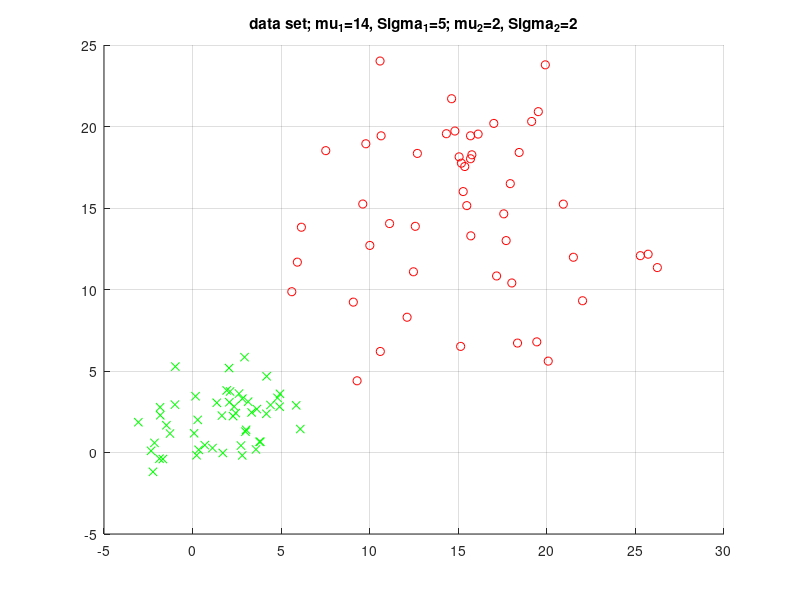
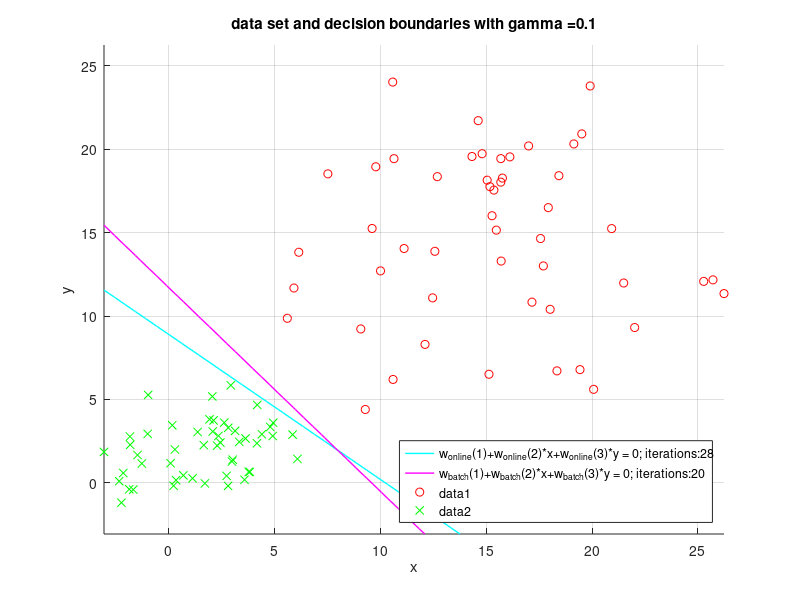
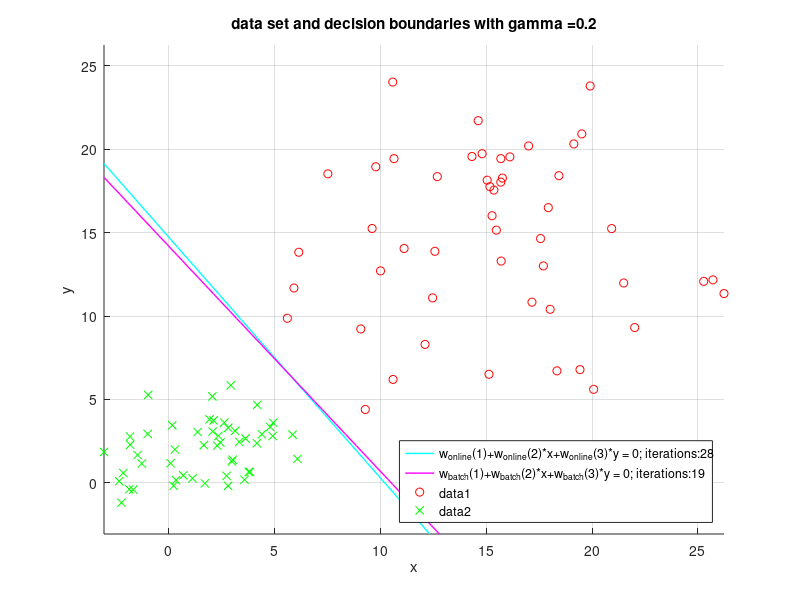
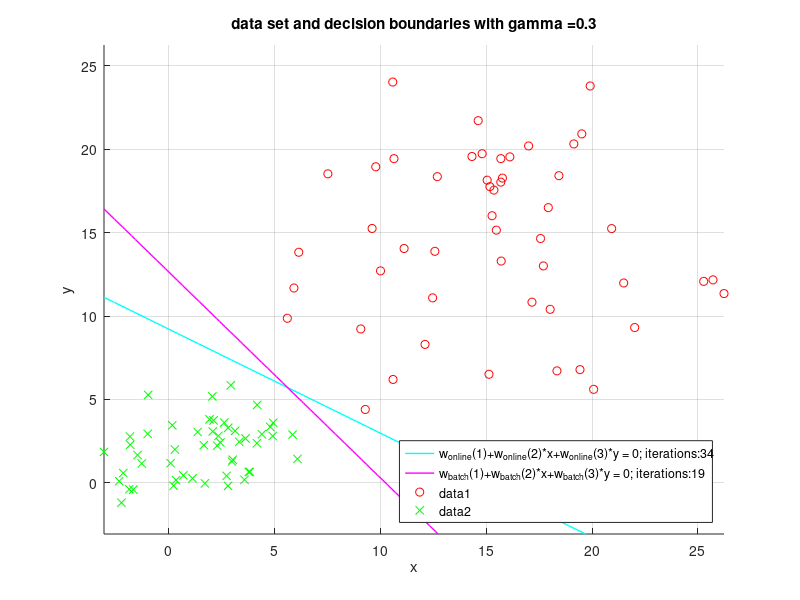

Write MATLAB code to recreate these figures, in order. (Note: a time limit stopped this script after it produced the figures.)
function MyPerceptron()
    clc, clear, close all

    n = 100;
    d = 2;
    
    Mu_1 = [14,14,14,14]; 
    Sigma_1 = [5,4,3,2];

    Mu_2 = [2, 2, 2, 2]; 
    Sigma_2 = [2,3,4,5];

    Seed = [2,2,2,2];
    
    [m_Sigma, n_Sigma] = size(Sigma_1);
    
    for index_DataSet=1:n_Sigma

        [data, target] = genData(n, d, Mu_1(index_DataSet), Sigma_1(index_DataSet), Mu_2(index_DataSet), Sigma_2(index_DataSet), Seed(index_DataSet));
        [data_1, data_2] = separateData(data, target);

        no_figure_dataset = index_DataSet*100;
        %displayData(data_1, data_2, no_figure_dataset);
        displayData(data_1, data_2, Mu_1(index_DataSet), Sigma_1(index_DataSet),Mu_2(index_DataSet), Sigma_2(index_DataSet), no_figure_dataset)
        close(no_figure_dataset);

        X = createHomogenData(data);
        t = target;
        maxIts = 10000;

        Gamma = 0.1:0.1:4;
        [Gamma_m,Gamma_n] = size(Gamma);
        Iterations_online = zeros(Gamma_n,1);
        Iterations_batch = zeros(Gamma_n,1);

        for index_Gamma=1:Gamma_n
            gamma = Gamma(index_Gamma);
            online = true;
            [w_online, its_online] = percTrain(X,t,maxIts, online, gamma);
            online = false;
            [w_batch, its_batch] = percTrain(X,t,maxIts, online, gamma);
            Iterations_online(index_Gamma) = its_online;
            Iterations_batch(index_Gamma) = its_batch;
            no_figure_dataAndBorder = no_figure_dataset+index_Gamma;
            displayDataAndBorder(data_1, data_2, w_online, w_batch, gamma, its_online, its_batch, no_figure_dataAndBorder);
            close(no_figure_dataAndBorder);
        end

        no_figure_GammaToIts = no_figure_dataset+50;
        displayGammaToIterations(Gamma, Iterations_online, Iterations_batch, no_figure_GammaToIts);
        close(no_figure_GammaToIts);

    end
    
end

function [data, target] = genData(n, d, mu_1, sigma_1, mu_2, sigma_2, seed)
    %seed = 2;
    rng(seed);
    data = zeros(n,d);
    target = zeros(1,n);
    n_1 = uint32(n/2);
    for i_n1=1:n_1
        %x_i1 = (randn(1,d)+mu_1)*sigma_1;
        x_i1 = mu_1+sigma_1*randn(1,d);
        data(i_n1,:) = x_i1(:);
        target(1,i_n1)= int8(1);
    end
    
    for i_n2=(n_1+1):n
        %x_i2 = (randn(1,d)+mu_2)*sigma_2;
        x_i2 = mu_2+sigma_2*randn(1,d);
        data(i_n2,:) = x_i2(:);
        target(1,i_n2)= int8(-1);
    end

end

function [data_1, data_2] = separateData(data, target)
    % conditionally separate data depending on target
    
    [m,n] = size(data);
    
    %%HACK
    %data_1 = data(1:m/2,:);
    %data_2 = data((m/2+1):m,:);
    
    data_1 = data((target==1), : );
    data_2 = data((target==-1), : );    
end

function displayData(data_1, data_2, mu_1, Sigma_1, mu_2, Sigma_2, no_figure)

    figure(no_figure);
    
    hold on;
    
    grid
    plot(data_1(:,1),data_1(:,2),'ro', data_2(:,1),data_2(:,2),'gx');
    
    titleStr = strcat('data set; mu_1=', num2str(mu_1),', Sigma_1=', num2str(Sigma_1),'; mu_2=', num2str(mu_2),', Sigma_2=', num2str(Sigma_2));
    title (titleStr);
    
    hold off;
    
    figureName = strcat('DataSet_', int2str(no_figure));
    
    saveas(gcf, figureName,'jpg');

end

function displayDataAndBorder(data_1, data_2, w_online, w_batch, gamma, its_online, its_batch, no_figure)

    figure(no_figure);
    
    hold on;
    
    grid
    
    x_min = min(min(data_1(:,1)), min(data_2(:,1)));
    x_max = max(max(data_1(:,1)), max(data_2(:,1)));    
    if ~isnan(w_online)
        p1 = ezplot(@(x,y) w_online(1)+w_online(2)*x+w_online(3)*y,[x_min,x_max]);
        set (p1,'LineWidth',1);
        set (p1, 'Color', 'cyan');
    end
    
    if ~isnan(w_batch)
        p2 = ezplot(@(x,y) w_batch(1)+w_batch(2)*x+w_batch(3)*y,[x_min,x_max]);
        set (p2,'LineWidth',1);
        set (p2, 'Color', 'magenta');
    end
    
    titleStr = strcat('data set and decision boundaries with gamma = ',num2str(gamma));
    
    title (titleStr);
    
    %legend('w_{online}(1)+w_{online}(2)*x+w_{online}(3)*y = 0', 'w_{batch}(1)+w_{batch}(2)*x+w_{batch}(3)*y = 0','Location', 'SouthEast');
    str_online = strcat('w_{online}(1)+w_{online}(2)*x+w_{online}(3)*y = 0; iterations: ', int2str(its_online));
    str_batch = strcat('w_{batch}(1)+w_{batch}(2)*x+w_{batch}(3)*y = 0; iterations: ', int2str(its_batch));
    legend(str_online, str_batch, 'Location', 'SouthEast');
    
    plot(data_1(:,1),data_1(:,2),'ro', data_2(:,1),data_2(:,2),'gx');
    
    hold off;
    
    %figureName = strcat('DataSetAndDecisionBoundary_0', int2str(no_figure),'_',num2str(gamma));
    figureName = strcat('DataSetAndDecisionBoundary_', int2str(no_figure));
    
    saveas(gcf, figureName,'jpg');
end


function displayGammaToIterations(Gamma, Iterations_online, Iterations_batch, no_figure)
    figure(no_figure);
    hold on;
    grid
    
    titleStr = strcat('influence of gamma on no of iterations');
    title (titleStr);
    
    plot(Gamma(:),Iterations_online(:),'r', Gamma(:),Iterations_batch(:),'g');

    str_online = strcat('iterations_{online}');
    str_batch = strcat('iterations_{batch}');
    legend(str_online, str_batch, 'Location', 'SouthEast');

    hold off;
    
    figureName = strcat('GammaToIterations_0', int2str(no_figure));
    
    saveas(gcf, figureName,'jpg');

end

function X = createHomogenData(data)
    [m,n] = size(data);
    
    X = [ones(m,1),data];
end

function [w, its] = percTrain(X,t,maxIts, online, gamma)
   if online == true
       [w, its] = onlineLearn(X,t,maxIts, gamma);
   else
       [w, its] = batchLearn(X,t,maxIts, gamma);
   end
end

function [w, its] = onlineLearn(X,t,maxIts, gamma)
    %online
    % 1. Initialize w, gamma
    % 2. do
    % 3. for i = 1 to N
    % 4. if w'*(x_i*t_i ) ? 0 (misclassified ith pattern)
    % 5. w = w + gamma*x_i*t_i
    % 6. end if
    % 7. end for
    % 8. until all patterns correctly classified

    %X = zeros(n,d);
    %t = zeros(1,n);
    [N,d] = size(X);
    w = ones(d,1); % column vector

    misclassfied = true;
    its = 0;
    while misclassfied == true && its <= maxIts
        misclassfied = false;
        for i = 1:N
            if w'*(X(i,:)'*t(1,i)) <= 0 % (misclassified ith pattern)
                w = w + gamma*X(i,:)'*t(1,i);
                misclassfied = true;
            end
        end
        its = its + 1;    
    end
end

function [w, its] = batchLearn(X,t,maxIts, gamma)

    % batch
    % 1. Initialize w, gamma
    % 2. do
    % 3. w_delta = 0
    % 4. for i = 1 to N
    % 5. if w'*(x_i*t_i) <= 0 (misclassified ith pattern)
    % 6. w_delta = w_delta + x_i*t_i
    % 7. end if
    % 8. end for
    % 9. w = w + gamma*w_delta
    % 10. until all patterns correctly classified
    
    %X = zeros(n,d);
    %t = zeros(1,n);
    [N,d] = size(X);
    w = ones(d,1); % column vector;

    misclassfied = true;
    its = 0;
    while misclassfied == true && its <= maxIts
        misclassfied = false;
        w_delta = zeros(d,1); % column vector
        for i = 1:N
            if w'*(X(i,:)'*t(1,i)) <= 0 % (misclassified ith pattern)
                w_delta = w_delta + X(i,:)'*t(1,i);
                misclassfied = true;
            end
        end
        w = w + gamma*w_delta;
        its = its + 1;    
    end

end

function t = perc(w,x)
    % x is a homogen column vector
    % signum function
    if x*w > 0
        t = 1;
    else
        t = -1;
    end

end
